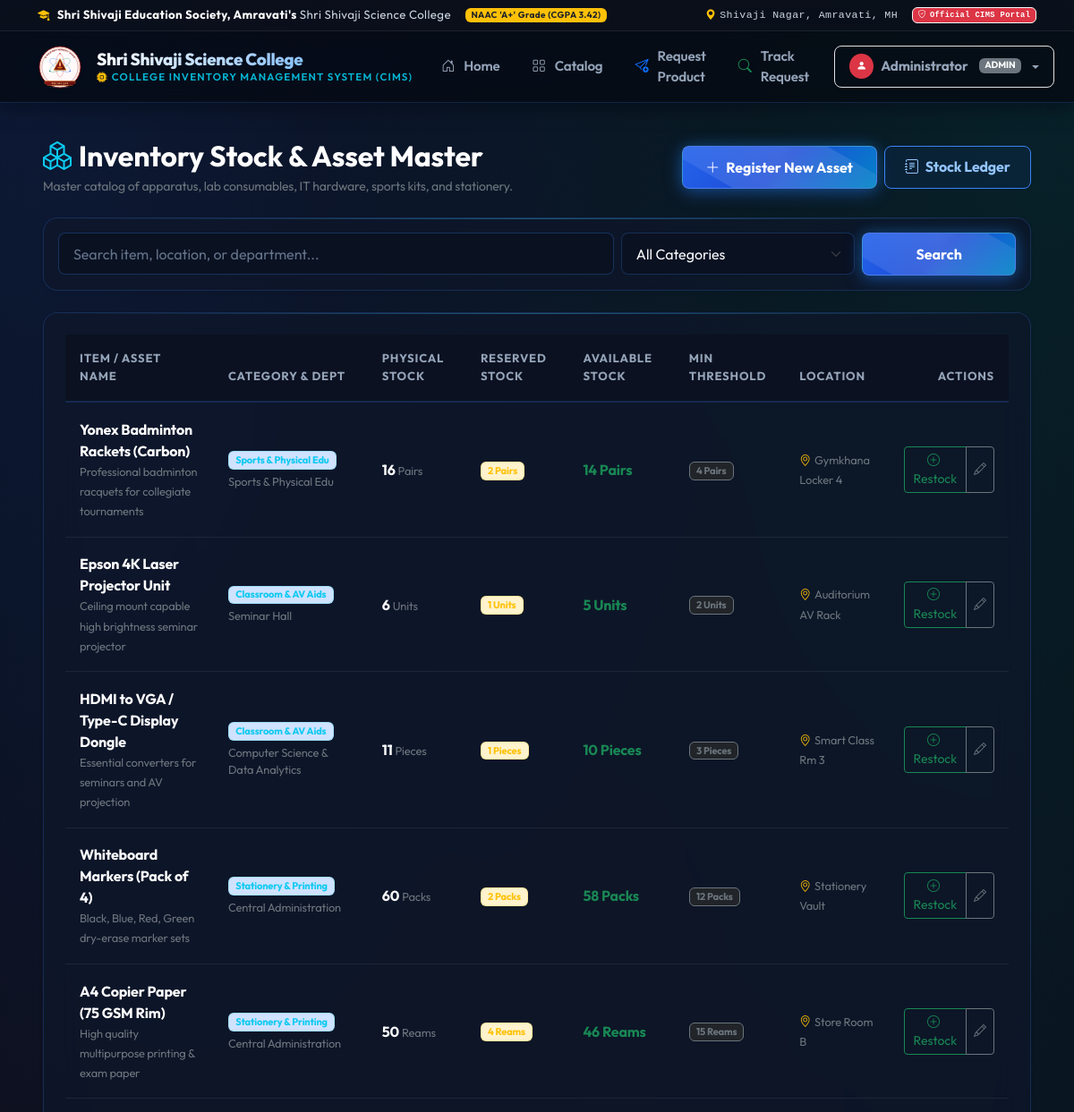
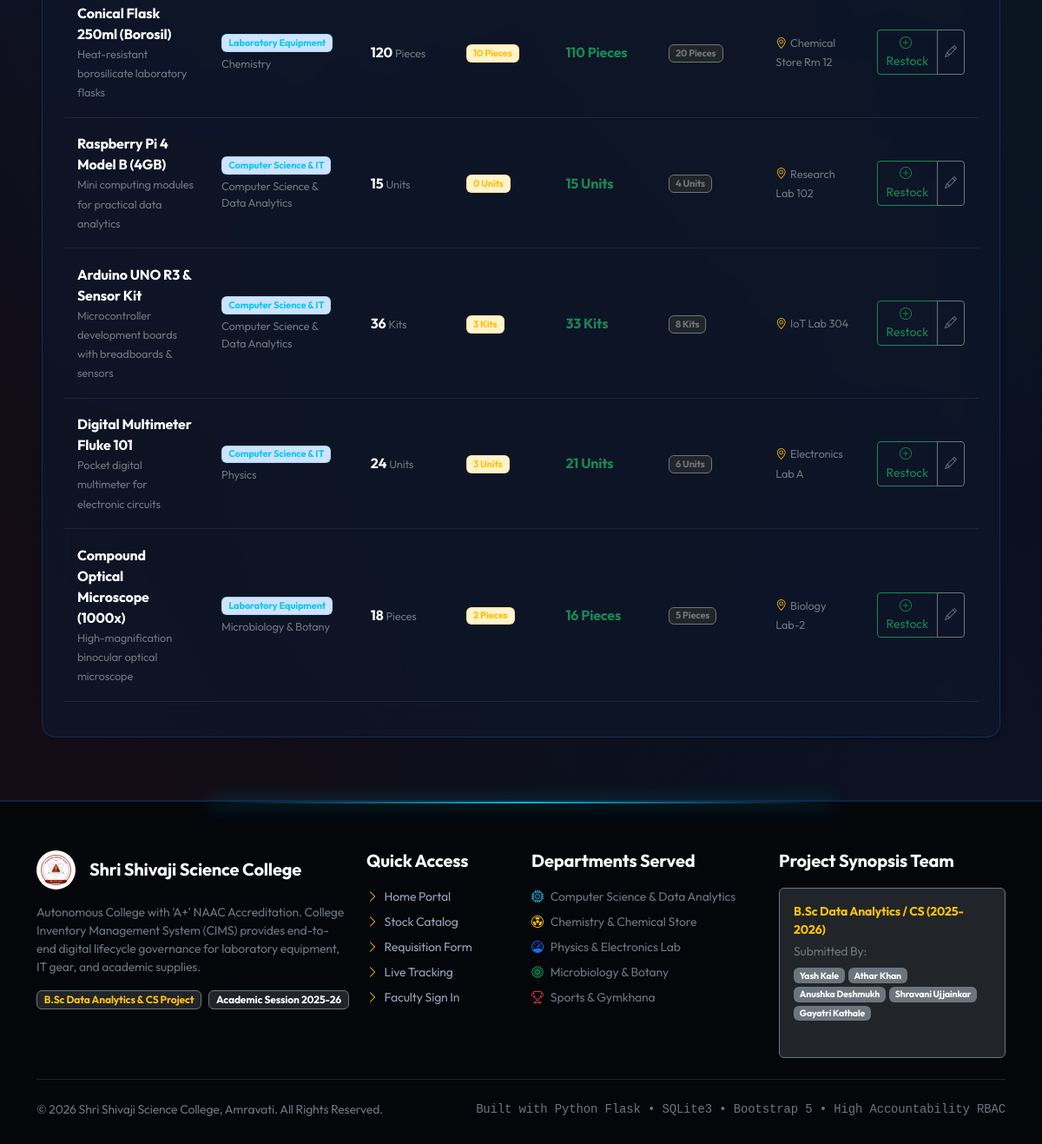
The page /inventory (signed in) on the database its author committed (2 pictures, top to bottom).
### tables this page shows
CREATE TABLE inventory_items (
        item_id INTEGER PRIMARY KEY AUTOINCREMENT,
        item_name TEXT NOT NULL,
        category_id INTEGER NOT NULL,
        department TEXT NOT NULL,
        physical_quantity INTEGER NOT NULL DEFAULT 0,
        reserved_quantity INTEGER NOT NULL DEFAULT 0,
        minimum_quantity INTEGER NOT NULL DEFAULT 5,
        unit TEXT NOT NULL DEFAULT 'Units',
        location TEXT DEFAULT 'Central Store / Dept Lab',
        description TEXT,
        last_updated TIMESTAMP DEFAULT CURRENT_TIMESTAMP,
        FOREIGN KEY (category_id) REFERENCES categories (category_id)
    );

CREATE TABLE categories (
        category_id INTEGER PRIMARY KEY AUTOINCREMENT,
        category_name TEXT UNIQUE NOT NULL,
        icon TEXT DEFAULT 'bi-box-seam',
        description TEXT
    );

### app.py (the view)
@app.route('/inventory')
@login_required
def manage_inventory():
    db = get_db()
    search_q = request.args.get('q', '').strip()
    category_id = request.args.get('category_id', type=int)
    sql = """
        SELECT i.*, c.category_name, (i.physical_quantity - i.reserved_quantity) AS available_quantity
        FROM inventory_items i
        JOIN categories c ON i.category_id = c.category_id
        WHERE 1=1
    """
    params = []
    if search_q:
        sql += " AND (i.item_name LIKE ? OR i.department LIKE ? OR i.location LIKE ?)"
        params.extend([f"%{search_q}%", f"%{search_q}%", f"%{search_q}%"])
    if category_id:
        sql += " AND i.category_id = ?"
        params.append(category_id)
    sql += " ORDER BY i.item_id DESC"
    items = db.execute(sql, params).fetchall()
    categories = db.execute("SELECT * FROM categories ORDER BY category_name").fetchall()
    departments = [
        'Computer Science & Data Analytics',
        'Physics',
        'Chemistry',
        'Microbiology & Botany',
        'Zoology & Environmental Science',
        'Mathematics & Statistics',
        'Sports & Physical Edu',
        'Central Administration',
        'Seminar Hall & AV'
    ]
    return render_template('inventory.html', items=items, categories=categories, departments=departments, search_q=search_q, selected_cat=category_id)

### app.py (called while the page is built)
def get_db():
    if 'db' not in g:
        g.db = sqlite3.connect(DB_PATH)
        g.db.row_factory = sqlite3.Row
        g.db.execute("PRAGMA foreign_keys = ON")
    return g.db

def login_required(f):
    @wraps(f)
    def decorated_function(*args, **kwargs):
        if 'user_id' not in session:
            flash('Please log in with your credentials to access this portal section.', 'warning')
            return redirect(url_for('login'))
        return f(*args, **kwargs)
    return decorated_function

### templates/inventory.html (shortened to what this page needs)
{% extends "base.html" %}
{% block content %}
<div class="container-fluid py-4 px-md-5">
  <div class="d-flex flex-wrap justify-content-between align-items-center mb-4">
    <div>
      <h2 class="fw-bold mb-1 text-white"><i class="bi bi-boxes text-info me-2"></i>Inventory Stock & Asset Master</h2>
      <p class="text-secondary small m-0">Master catalog of apparatus, lab consumables, IT hardware, sports kits, and stationery.</p>
    </div>
    <div class="d-flex gap-2">
      {% if session.get('role') in ['admin', 'faculty'] %}
        <button type="button" class="btn btn-cims-primary" data-bs-toggle="modal" data-bs-target="#addItemModal">
          <i class="bi bi-plus-lg me-1"></i> Register New Asset
        </button>
      {% endif %}
      <a href="{{ url_for('audit_logs') }}" class="btn btn-cims-outline">
        <i class="bi bi-journal-text me-1"></i> Stock Ledger
      </a>
    </div>
  </div>
  <div class="card glass-card p-3 mb-4 shadow-sm">
    <form action="{{ url_for('manage_inventory') }}" method="GET" class="row g-2 align-items-center">
      <div class="col-md-7">
        <input type="text" name="q" class="form-control" placeholder="Search item, location, or department..." value="{{ search_q }}">
      </div>
      <div class="col-md-3">
        <select name="category_id" class="form-select" onchange="this.form.submit()">
          <option value="">All Categories</option>
        </select>
      </div>
      <div class="col-md-2 d-flex gap-1">
        <button type="submit" class="btn btn-cims-primary w-100">Search</button>
      </div>
    </form>
  </div>
  <div class="card glass-card p-4 shadow-sm">
    <div class="table-responsive">
      <table class="table table-cims">
        <thead>
          <tr>
            <th>Item / Asset Name</th>
            <th>Category & Dept</th>
            <th>Physical Stock</th>
            <th>Reserved Stock</th>
            <th>Available Stock</th>
            <th>Min Threshold</th>
            <th>Location</th>
            <th class="text-end">Actions</th>
          </tr>
        </thead>
        <tbody>
          {% for itm in items %}
            <tr>
              <td>
                <div class="fw-bold text-white fs-6">{{ itm.item_name }}</div>
                <small class="text-secondary">{{ itm.description or 'No extra description' }}</small>
              </td>
              <td>
                <span class="badge bg-primary-subtle text-info border border-info border-opacity-25">{{ itm.category_name }}</span>
                <div class="small text-secondary mt-1">{{ itm.department }}</div>
              </td>
              <td>
                <span class="fw-bold fs-6 text-light">{{ itm.physical_quantity }}</span> <small class="text-secondary">{{ itm.unit }}</small>
              </td>
              <td>
                <span class="badge bg-warning-subtle text-warning border border-warning border-opacity-25">{{ itm.reserved_quantity }} {{ itm.unit }}</span>
              </td>
              <td>
                <span class="fw-bold fs-6 {% if itm.available_quantity <= itm.minimum_quantity %}text-danger{% else %}text-success{% endif %}">
                  {{ itm.available_quantity }} {{ itm.unit }}
                </span>
              </td>
              <td>
                <span class="badge bg-dark text-secondary border border-secondary">{{ itm.minimum_quantity }} {{ itm.unit }}</span>
              </td>
              <td>
                <span class="small text-secondary"><i class="bi bi-geo-alt me-1 text-warning"></i>{{ itm.location }}</span>
              </td>
              <td class="text-end">
                <div class="btn-group">
                  <button type="button" class="btn btn-sm btn-outline-success" onclick="openReplenishModal('{{ itm.item_id }}', '{{ itm.item_name|escape }}', '{{ itm.physical_quantity }}', '{{ itm.unit }}')" title="Replenish / Stock In">
                    <i class="bi bi-plus-circle me-1"></i> Restock
                  </button>
                  <button type="button" class="btn btn-sm btn-outline-secondary" onclick="openEditItemModal('{{ itm.item_id }}', '{{ itm.item_name|escape }}', '{{ itm.minimum_quantity }}', '{{ itm.location|escape }}', '{{ itm.description|escape }}')" title="Edit Specs">
                    <i class="bi bi-pencil"></i>
                  </button>
                </div>
              </td>
            </tr>
          {% endfor %}
        </tbody>
      </table>
    </div>
  </div>
</div>
{% endblock %}

### static/css/style.css (style rules this page uses)
:root { --bg-deep: #07090e; --bg-surface: #0b0f19; --bg-card: rgba(15, 23, 42, 0.72); --bg-card-hover: rgba(22, 36, 68, 0.85); --accent-blue: #3b82f6; --accent-electric: #2563eb; --accent-cyan: #06b6d4; --accent-sky: #38bdf8; --accent-glow: rgba(59, 130, 246, 0.45); --accent-glow-strong: rgba(6, 182, 212, 0.6); --heritage-maroon: #e11d48; --heritage-gold: #f59e0b; --status-pending: #f59e0b; --status-approved: #3b82f6; --status-completed: #10b981; --status-declined: #ef4444; --text-main: #f8fafc; --text-secondary: #94a3b8; --text-muted: #64748b; --text-highlight: #ffffff; --glass-border: rgba(59, 130, 246, 0.22); --glass-border-subtle: rgba(255, 255, 255, 0.08); --glass-border-hover: rgba(56, 189, 248, 0.55); --glass-blur: blur(20px); --glass-shadow: 0 10px 30px -10px rgba(0, 0, 0, 0.7), 0 0 25px rgba(37, 99, 235, 0.12); --glass-shadow-hover: 0 20px 40px -10px rgba(0, 0, 0, 0.8), 0 0 35px rgba(6, 182, 212, 0.25); --radius-sm: 8px; --radius-md: 16px; --radius-lg: 24px; }
* { box-sizing: border-box; }
body { font-family: 'Outfit', 'Plus Jakarta Sans', sans-serif; background-color: var(--bg-deep); background-image: radial-gradient(at 0% 0%, rgba(37, 99, 235, 0.18) 0px, transparent 50%), radial-gradient(at 100% 0%, rgba(6, 182, 212, 0.14) 0px, transparent 50%), radial-gradient(at 50% 50%, rgba(15, 23, 42, 0.6) 0px, transparent 100%), radial-gradient(at 100% 100%, rgba(30, 58, 138, 0.22) 0px, transparent 50%), radial-gradient(at 0% 100%, rgba(136, 19, 55, 0.15) 0px, transparent 50%); background-attachment: fixed; color: var(--text-main); min-height: 100vh; display: flex; flex-direction: column; overflow-x: hidden; letter-spacing: -0.01em; }
.glass-card { background: var(--bg-card); backdrop-filter: var(--glass-blur); -webkit-backdrop-filter: var(--glass-blur); border: 1px solid var(--glass-border); border-radius: var(--radius-md); box-shadow: var(--glass-shadow); transition: all 0.35s cubic-bezier(0.16, 1, 0.3, 1); position: relative; overflow: hidden; }
.glass-card::before { content: ''; position: absolute; top: 0; left: 0; right: 0; height: 1px; background: linear-gradient(90deg, transparent, rgba(56, 189, 248, 0.4), transparent); }
.btn-cims-primary { background: linear-gradient(135deg, #2563eb 0%, #1d4ed8 50%, #0284c7 100%); color: #ffffff !important; border: 1px solid rgba(255, 255, 255, 0.2); font-weight: 700; padding: 0.7rem 1.6rem; border-radius: var(--radius-sm); box-shadow: 0 4px 20px rgba(37, 99, 235, 0.45), 0 0 15px rgba(6, 182, 212, 0.2); transition: all 0.3s cubic-bezier(0.16, 1, 0.3, 1); position: relative; overflow: hidden; }
.btn-cims-primary::after { content: ''; position: absolute; top: -50%; left: -50%; width: 200%; height: 200%; background: linear-gradient(60deg, transparent, rgba(255, 255, 255, 0.15), transparent); transform: rotate(30deg); transition: all 0.6s ease; }
.btn-cims-outline { border: 1.5px solid var(--accent-blue); color: #93c5fd !important; background: rgba(37, 99, 235, 0.08); font-weight: 700; border-radius: var(--radius-sm); padding: 0.65rem 1.4rem; backdrop-filter: blur(10px); transition: all 0.3s ease; cursor: pointer; }
.form-control, .form-select { background-color: rgba(11, 17, 32, 0.8) !important; border: 1px solid rgba(59, 130, 246, 0.25) !important; color: #f8fafc !important; border-radius: var(--radius-sm); padding: 0.65rem 1rem; transition: all 0.25s ease; }
.form-control::placeholder { color: #64748b; }
.table, .table > :not(caption) > * > * { background-color: transparent !important; color: #e2e8f0 !important; box-shadow: none !important; }
.table-cims { border-collapse: separate; border-spacing: 0; width: 100%; background-color: transparent !important; }
.table-cims thead th { background-color: rgba(11, 17, 32, 0.95) !important; font-size: 0.82rem; font-weight: 700; text-transform: uppercase; letter-spacing: 0.8px; color: #94a3b8 !important; border-bottom: 2px solid var(--glass-border) !important; padding: 1.1rem 1rem; }
.table-cims tbody td { padding: 1.1rem 1rem; vertical-align: middle; border-bottom: 1px solid rgba(255, 255, 255, 0.07) !important; font-size: 0.92rem; color: #e2e8f0 !important; background-color: transparent !important; }

### rows shown on the page
inventory_items: item_name "Yonex Badminton Rackets (Carbon)", description "Professional badminton racquets for collegiate tournaments", category_name "Sports & Physical Edu", department "Sports & Physical Edu", physical_quantity "16", unit "Pairs", reserved_quantity "2", available_quantity "14", minimum_quantity "4", location "Gymkhana Locker 4"
inventory_items: item_name "Epson 4K Laser Projector Unit", description "Ceiling mount capable high brightness seminar projector", category_name "Classroom & AV Aids", department "Seminar Hall", physical_quantity "6", unit "Units", reserved_quantity "1", available_quantity "5", minimum_quantity "2", location "Auditorium AV Rack"
inventory_items: item_name "HDMI to VGA / Type-C Display Dongle", description "Essential converters for seminars and AV projection", category_name "Classroom & AV Aids", department "Computer Science & Data Analytics", physical_quantity "11", unit "Pieces", reserved_quantity "1", available_quantity "10", minimum_quantity "3", location "Smart Class Rm 3"
inventory_items: item_name "Whiteboard Markers (Pack of 4)", description "Black, Blue, Red, Green dry-erase marker sets", category_name "Stationery & Printing", department "Central Administration", physical_quantity "60", unit "Packs", reserved_quantity "2", available_quantity "58", minimum_quantity "12", location "Stationery Vault"
inventory_items: item_name "A4 Copier Paper (75 GSM Rim)", description "High quality multipurpose printing & exam paper", category_name "Stationery & Printing", department "Central Administration", physical_quantity "50", unit "Reams", reserved_quantity "4", available_quantity "46", minimum_quantity "15", location "Store Room B"
inventory_items: item_name "Conical Flask 250ml (Borosil)", description "Heat-resistant borosilicate laboratory flasks", category_name "Laboratory Equipment", department "Chemistry", physical_quantity "120", unit "Pieces", reserved_quantity "10", available_quantity "110", minimum_quantity "20", location "Chemical Store Rm 12"
inventory_items: item_name "Raspberry Pi 4 Model B (4GB)", description "Mini computing modules for practical data analytics", category_name "Computer Science & IT", department "Computer Science & Data Analytics", physical_quantity "15", unit "Units", reserved_quantity "0", available_quantity "15", minimum_quantity "4", location "Research Lab 102"
inventory_items: item_name "Arduino UNO R3 & Sensor Kit", description "Microcontroller development boards with breadboards & sensors", category_name "Computer Science & IT", department "Computer Science & Data Analytics", physical_quantity "36", unit "Kits", reserved_quantity "3", available_quantity "33", minimum_quantity "8", location "IoT Lab 304"
inventory_items: item_name "Digital Multimeter Fluke 101", description "Pocket digital multimeter for electronic circuits", category_name "Computer Science & IT", department "Physics", physical_quantity "24", unit "Units", reserved_quantity "3", available_quantity "21", minimum_quantity "6", location "Electronics Lab A"
inventory_items: item_name "Compound Optical Microscope (1000x)", description "High-magnification binocular optical microscope", category_name "Laboratory Equipment", department "Microbiology & Botany", physical_quantity "18", unit "Pieces", reserved_quantity "2", available_quantity "16", minimum_quantity "5", location "Biology Lab-2"

### other values the page prints
{{ session.get('user_name', 'Faculty') }} "Administrator"
{{ session.get('role') }} "ADMIN"
